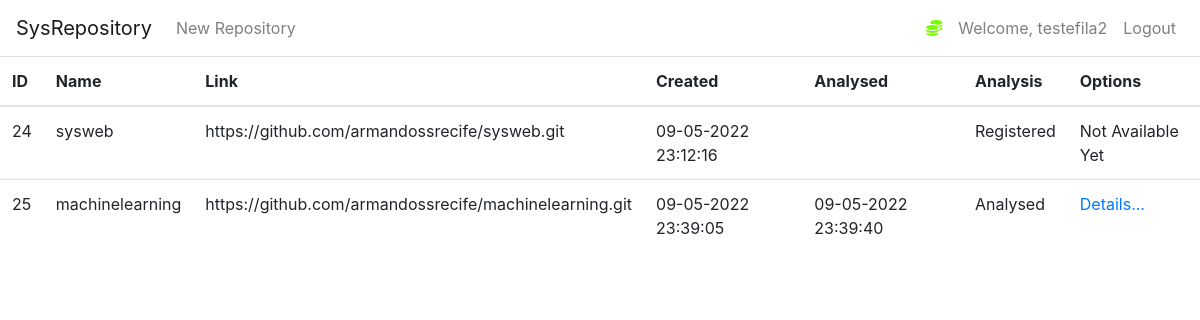
Before: /msr (signed in) with the older database file.
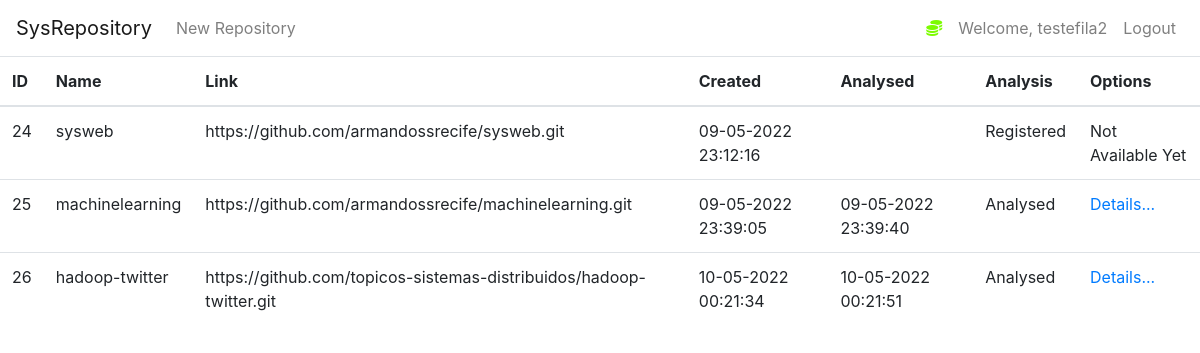
After: the same page with the newer database file.
### msr/dao.py (models this page shows, shortened)
class User(db.Model, UserMixin):
    id = db.Column(db.Integer(), primary_key=True)
    username = db.Column(db.String(length=30), nullable=False, unique=True)
    email_address = db.Column(db.String(length=50), nullable=False, unique=True)
    password_hash = db.Column(db.String(length=60), nullable=False)
    repositories = db.relationship('Repository', backref='owned_user', lazy=True)
    @property
    def password(self):
        return self.password

class Repository(db.Model):
    id = db.Column(db.Integer(), primary_key=True)
    name = db.Column(db.String(length=30), nullable=False, unique=False)
    link = db.Column(db.String(length=1024), nullable=False, unique=False)
    creation_date = db.Column(db.DateTime, nullable=False, default=datetime.now)
    analysis_date = db.Column(db.DateTime, nullable=True, default=None)
    analysed = db.Column(db.Integer(), nullable=True, default=0)
    owner = db.Column(db.Integer(), db.ForeignKey('user.id'))

### msr/authentication.py (the view)
@app.route('/msr')
@login_required
def msr_page():
    repositories = Repository.query.filter_by(owner=current_user.get_id()).all()
    return render_template('user/msr.html', repositories=repositories)

### msr/dao.py (called while the page is built)
@login_manager.user_loader
def load_user(user_id):
    return User.query.get(int(user_id))

### msr/main.py (called while the page is built)
@app.context_processor
def utility_processor():
    def status_repositorio(status):
        valor = ''
        try:
            lista_de_status = list()
            lista_de_status = ['Registered', 'Processing', 'Analysed']
            valor = lista_de_status[status]
        except Exception as e:
            print('Erro de status: valor ' + valor + ' - status:  ' + str(status) + ' - ' + str(e))
        return valor
    return dict(status_repositorio=status_repositorio)

### msr/templates/user/msr.html (shortened to what this page needs)
{% extends 'base.html' %}
{% block content %}
      <table class="table table-hover table">
        <thead>
            <tr>
                <th scope="col">ID</th>
                <th scope="col">Name</th>
                <th scope="col">Link</th>
                <th scope="col">Created</th>
                <th scope="col">Analysed</th>
                <th scope="col">Analysis</th>
                <th scope="col">Options</th>
            </tr>
        </thead>
        <tbody>
            {% for repository in repositories %}
                <tr>
                    <td>{{ repository.id }}</td>
                    <td>{{ repository.name }}</td>
                    <td>{{ repository.link }}</td>
                    <td>{{ repository.creation_date.strftime('%d-%m-%Y %H:%M:%S') }}</td>
                    {% if repository.analysis_date is not none: %}
                    <td>{{ repository.analysis_date.strftime('%d-%m-%Y %H:%M:%S') }}</td>
                    {% else %}
                    <td></td>
                    {% endif%}
                    <td>{{ status_repositorio(repository.analysed) }}</td>
                    {% if repository.analysed == 2: %}
                    <td>
                      <a href="{{ url_for('visualizar_analise_repositorio', id=repository.id) }}">Details...</a>
                    </td>
                    {% else %}
                    <td>Not Available Yet</td>
                    {% endif %}
                </tr>
            {% endfor %}
        </tbody>
    </table>
    <br>
{% endblock %}

### msr/templates/base.html (shortened to what this page needs)
<!doctype html>
<html lang="en">
   <head>
      <link rel="stylesheet" href="https://cdn.jsdelivr.net/npm/bootstrap@4.5.3/dist/css/bootstrap.min.css">
      <link rel="stylesheet" type="text/css" href="{{ url_for('static', filename='jsonview.bundle.css') }}">
   </head>
   <body>
    <nav class="navbar navbar-expand-md navbar-light">
      <a class="navbar-brand" href="{{ url_for('msr_page') }} ">SysRepository</a>
      <div class="collapse navbar-collapse" id="navbarNav">
          {% if current_user.is_authenticated %}
            <ul class="navbar-nav mr-auto">
                <li class="nav-item">
                    <a class="nav-link" href="{{ url_for('repository_page') }}">New Repository</a>
                </li>
            </ul>
            <ul class="navbar-nav">
                <li class="nav-item">
                    <a class="nav-link" style="color: lawngreen; font-weight: bold">
                        <i class="fas fa-coins"></i>
                    </a>
                </li>
                <li class="nav-item">
                    <a class="nav-link">Welcome, {{ current_user.username }}</a>
                </li>
                <li class="nav-item">
                    <a class="nav-link" href="{{ url_for('logout_page') }}">Logout</a>
                </li>
            </ul>
          {% endif %}
      </div>
    </nav>
      {% block content %}
      {% endblock %}
   </body>
</html>

Changed rows visible on the page:
added Repository: id "26", name "hadoop-twitter", link "https://github.com/topicos-sistemas-distribuidos/hadoop-twitter.git", creation_date "10-05-2022 00:21:34", analysis_date "10-05-2022 00:21:51", analysed "Analysed"
